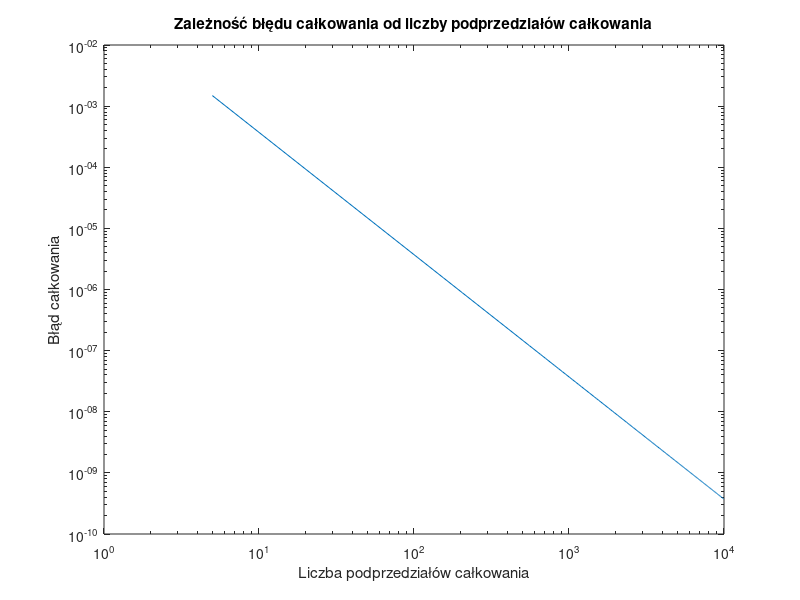

Write MATLAB code to recreate this figure.
function [integration_error, Nt, ft_5, integral_1000] = zadanie2()
    % Numeryczne całkowanie metodą prostokątów.
    % Nt - wektor zawierający liczby podprzedziałów całkowania
    % integration_error - integration_error(1,i) zawiera błąd całkowania wyznaczony
    %   dla liczby podprzedziałów równej Nt(i). Zakładając, że obliczona wartość całki
    %   dla Nt(i) liczby podprzedziałów całkowania wyniosła integration_result,
    %   to integration_error(1,i) = abs(integration_result - reference_value),
    %   gdzie reference_value jest wartością referencyjną całki.
    % ft_5 - gęstość funkcji prawdopodobieństwa dla n=5
    % integral_1000 - całka od 0 do 5 funkcji gęstości prawdopodobieństwa
    %   dla 1000 podprzedziałów całkowania

    reference_value = 0.0473612919396179; % wartość referencyjna całki

    Nt = 5:50:10^4;
    integration_error = ones(size(Nt));

    for i=1:size(Nt, 2)
        integration_result = int_square(@awaria, Nt(i));
        integration_error(i) = abs(integration_result - reference_value);
    end
    
    loglog(Nt,integration_error);
    xlabel("Liczba podprzedziałów całkowania");
    ylabel("Błąd całkowania");
    title("Zależność błędu całkowania od liczby podprzedziałów całkowania");
    print("zadanie2", "-dpng");

    ft_5 = awaria(5);
    integral_1000 = int_square(@awaria, 1000);

end

function [f] = awaria(t)
    sigma = 3;
    mu = 10;

    f = exp(-((t - mu)^2) / (2 * sigma^2));
    f = f / (sigma * sqrt(2 * pi));
end

function [value] = int_square(fun, k)
    a = 0;
    b = 5;
    delta = (b - a) / k;
    value = 0;
    for i=1:k
        value = value + (  (fun(a + (i-1) * delta) + fun(a + (i-1+1) * delta) ) / 2) * delta;
    end
end
